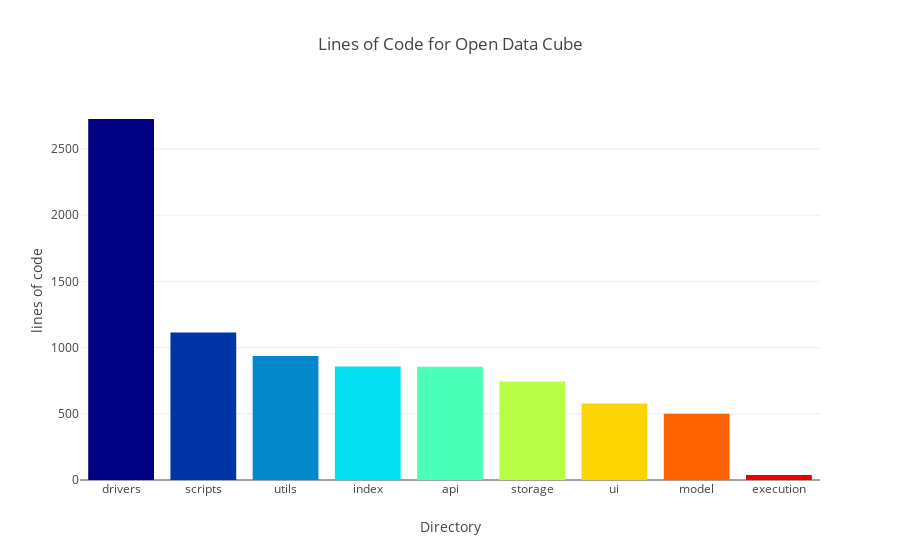

Write notebook code for a chart like this one.
### Code cell
cmax=200
cmin=100
color_s = np.linspace(cmin, cmax, 10)

data = [
    go.Bar(
        x=ndf2.directory,          
        y=ndf2.lines,
        marker=dict(
            colorscale='Jet',
            color=color_s,
        ),
    )
]

layout = {
    'title': 'Lines of Code for Open Data Cube',
    'xaxis': {'title': 'Directory'},
    'yaxis': {'title': "lines of code"}
}

fig = go.Figure(data=data, layout=layout)
py.iplot(fig, show_link=False)

### Figure 1 — Plotly figure (JSON) as saved in the notebook; plotly's stock layout.template omitted (floating-point values rounded to 4 significant figures)
{"data": [{"marker": {"color": [100, 111.1, 122.2, 133.3, 144.4, 155.6, 166.7, 177.8, 188.9, 200], "colorscale": "Jet"}, "type": "bar", "uid": "0b40abeb-d6f3-11e8-bffc-52540069414d", "x": ["drivers", "scripts", "utils", "index", "api", "storage", "ui", "model", "execution"], "y": [2727, 1115, 936, 857, 856, 744, 577, 500, 38]}], "layout": {"title": "Lines of Code for Open Data Cube", "xaxis": {"title": "Directory"}, "yaxis": {"title": "lines of code"}}}
